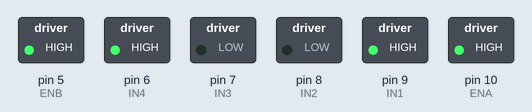
This sketch was run on a simulated Arduino Uno, built with avr-gcc and run on an emulated ATmega328P. On the bench: switched loads named in the sketch (green lamp = pin HIGH).

Above: at 1.0 s.
At 3.0 s:
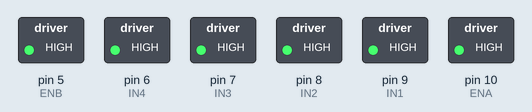
At 5.0 s:
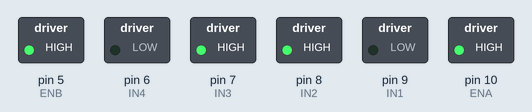
At 7.0 s:
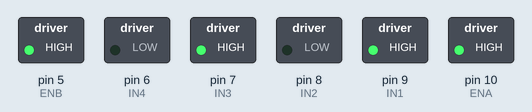
At 9.0 s:
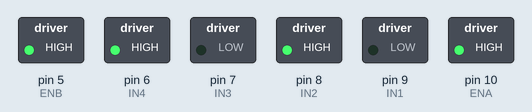
Timing chart, 0 to 11.5 s (numbered marks = the images above):
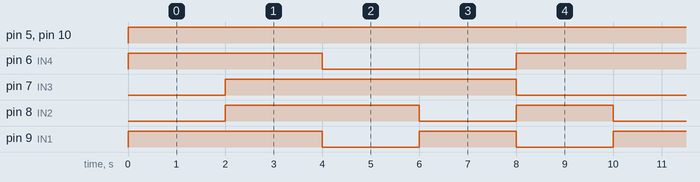

The sketch:

robot-l298.ino
```cpp
/*
    Robot didáctico
    Agosto de 2022
*/

// Definición de pines
const int ENA = 10;
const int IN1 = 9;
const int IN2 = 8;
const int IN3 = 7;
const int IN4 = 6;
const int ENB = 5;

void setup() {

  // Pines del control de motores
  pinMode(IN1, OUTPUT);
  pinMode(IN2, OUTPUT);
  pinMode(IN3, OUTPUT);
  pinMode(IN4, OUTPUT);

}

void loop() {

  // Velocidad, PWM de 0 a 255
  analogWrite(ENA, 255);
  analogWrite(ENB, 255);

  // Retroceder
  digitalWrite(IN1, HIGH);
  digitalWrite(IN2, LOW);
  digitalWrite(IN3, LOW);
  digitalWrite(IN4, HIGH);
  delay(2000);

  // Detener
  digitalWrite(IN1, HIGH);
  digitalWrite(IN2, HIGH);
  digitalWrite(IN3, HIGH);
  digitalWrite(IN4, HIGH);
  delay(2000);

  // Avanzar
  digitalWrite(IN1, LOW);
  digitalWrite(IN2, HIGH);
  digitalWrite(IN3, HIGH);
  digitalWrite(IN4, LOW);
  delay(2000);

  // Girar a la izquierda
  digitalWrite(IN1, HIGH);
  digitalWrite(IN2, LOW);
  digitalWrite(IN3, HIGH);
  digitalWrite(IN4, LOW);
  delay(2000);

  // Girar a la derecha
  digitalWrite(IN1, LOW);
  digitalWrite(IN2, HIGH);
  digitalWrite(IN3, LOW);
  digitalWrite(IN4, HIGH);
  delay(2000);

}
```

Measured:
- by itself, pin 5 (ENB), pin 10 (ENA): LOW → HIGH at 0.00 s
- by itself, pin 6 (IN4): repeats every 10.0 s: LOW 4.0 s, HIGH 6.0 s
- by itself, pin 7 (IN3): alternates HIGH for 6.0 s and LOW for 4.0 s
- by itself, pin 8 (IN2), pin 9 (IN1): repeats every 10.0 s: LOW 2.0 s, HIGH 2.0 s, LOW 2.0 s, HIGH 4.0 s
